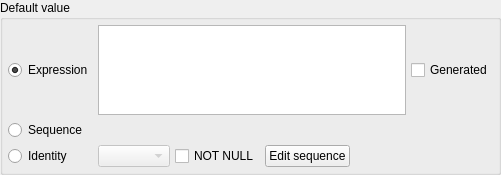
<?xml version="1.0" encoding="UTF-8"?>
<ui version="4.0">
 <class>ColumnWidget</class>
 <widget class="QWidget" name="ColumnWidget">
  <property name="geometry">
   <rect>
    <x>0</x>
    <y>0</y>
    <width>501</width>
    <height>175</height>
   </rect>
  </property>
  <layout class="QVBoxLayout" name="column_lt">
   <property name="spacing">
    <number>0</number>
   </property>
   <property name="leftMargin">
    <number>0</number>
   </property>
   <property name="topMargin">
    <number>0</number>
   </property>
   <property name="rightMargin">
    <number>0</number>
   </property>
   <property name="bottomMargin">
    <number>0</number>
   </property>
   <item>
    <widget class="QGroupBox" name="default_value_grp">
     <property name="title">
      <string>Default value</string>
     </property>
     <layout class="QGridLayout" name="gridLayout">
      <property name="leftMargin">
       <number>5</number>
      </property>
      <property name="topMargin">
       <number>5</number>
      </property>
      <property name="rightMargin">
       <number>5</number>
      </property>
      <property name="bottomMargin">
       <number>5</number>
      </property>
      <property name="spacing">
       <number>5</number>
      </property>
      <item row="0" column="0">
       <widget class="QRadioButton" name="expression_rb">
        <property name="text">
         <string>Expression</string>
        </property>
        <property name="checked">
         <bool>true</bool>
        </property>
       </widget>
      </item>
      <item row="0" column="1" colspan="4">
       <layout class="QHBoxLayout" name="horizontalLayout">
        <property name="spacing">
         <number>5</number>
        </property>
        <item>
         <widget class="QPlainTextEdit" name="def_value_txt">
          <property name="sizePolicy">
           <sizepolicy hsizetype="Expanding" vsizetype="Preferred">
            <horstretch>0</horstretch>
            <verstretch>0</verstretch>
           </sizepolicy>
          </property>
          <property name="maximumSize">
           <size>
            <width>16777215</width>
            <height>16777215</height>
           </size>
          </property>
          <property name="frameShadow">
           <enum>QFrame::Shadow::Sunken</enum>
          </property>
          <property name="lineWidth">
           <number>1</number>
          </property>
          <property name="midLineWidth">
           <number>0</number>
          </property>
          <property name="verticalScrollBarPolicy">
           <enum>Qt::ScrollBarPolicy::ScrollBarAlwaysOff</enum>
          </property>
          <property name="horizontalScrollBarPolicy">
           <enum>Qt::ScrollBarPolicy::ScrollBarAlwaysOff</enum>
          </property>
          <property name="tabChangesFocus">
           <bool>true</bool>
          </property>
         </widget>
        </item>
        <item>
         <widget class="QCheckBox" name="generated_chk">
          <property name="sizePolicy">
           <sizepolicy hsizetype="Fixed" vsizetype="Preferred">
            <horstretch>0</horstretch>
            <verstretch>0</verstretch>
           </sizepolicy>
          </property>
          <property name="text">
           <string>Generated</string>
          </property>
         </widget>
        </item>
       </layout>
      </item>
      <item row="1" column="0">
       <widget class="QRadioButton" name="sequence_rb">
        <property name="text">
         <string>Sequence</string>
        </property>
       </widget>
      </item>
      <item row="2" column="0">
       <widget class="QRadioButton" name="identity_rb">
        <property name="text">
         <string>Identity</string>
        </property>
       </widget>
      </item>
      <item row="2" column="1">
       <widget class="QComboBox" name="identity_type_cmb">
        <property name="enabled">
         <bool>false</bool>
        </property>
        <property name="iconSize">
         <size>
          <width>28</width>
          <height>28</height>
         </size>
        </property>
       </widget>
      </item>
      <item row="2" column="2">
       <widget class="QCheckBox" name="notnull_chk">
        <property name="sizePolicy">
         <sizepolicy hsizetype="Fixed" vsizetype="Preferred">
          <horstretch>0</horstretch>
          <verstretch>0</verstretch>
         </sizepolicy>
        </property>
        <property name="text">
         <string>NOT NULL</string>
        </property>
       </widget>
      </item>
      <item row="2" column="3">
       <widget class="QPushButton" name="edit_seq_btn">
        <property name="sizePolicy">
         <sizepolicy hsizetype="Preferred" vsizetype="Preferred">
          <horstretch>0</horstretch>
          <verstretch>0</verstretch>
         </sizepolicy>
        </property>
        <property name="toolTip">
         <string>Edit the underlying sequence's attributes</string>
        </property>
        <property name="text">
         <string>Edit sequence</string>
        </property>
        <property name="icon">
         <iconset resource="../../res/resources.qrc">
          <normaloff>:/icons/icons/sequence.png</normaloff>:/icons/icons/sequence.png</iconset>
        </property>
        <property name="iconSize">
         <size>
          <width>25</width>
          <height>25</height>
         </size>
        </property>
       </widget>
      </item>
      <item row="2" column="4">
       <spacer name="horizontalSpacer">
        <property name="orientation">
         <enum>Qt::Orientation::Horizontal</enum>
        </property>
        <property name="sizeHint" stdset="0">
         <size>
          <width>40</width>
          <height>20</height>
         </size>
        </property>
       </spacer>
      </item>
      <item row="1" column="1" colspan="4">
       <layout class="QHBoxLayout" name="sequence_lt"/>
      </item>
     </layout>
    </widget>
   </item>
   <item>
    <spacer name="verticalSpacer">
     <property name="orientation">
      <enum>Qt::Orientation::Vertical</enum>
     </property>
     <property name="sizeHint" stdset="0">
      <size>
       <width>20</width>
       <height>40</height>
      </size>
     </property>
    </spacer>
   </item>
  </layout>
 </widget>
 <tabstops>
  <tabstop>expression_rb</tabstop>
  <tabstop>def_value_txt</tabstop>
  <tabstop>sequence_rb</tabstop>
 </tabstops>
 <resources>
  <include location="../../res/resources.qrc"/>
 </resources>
 <connections/>
</ui>
